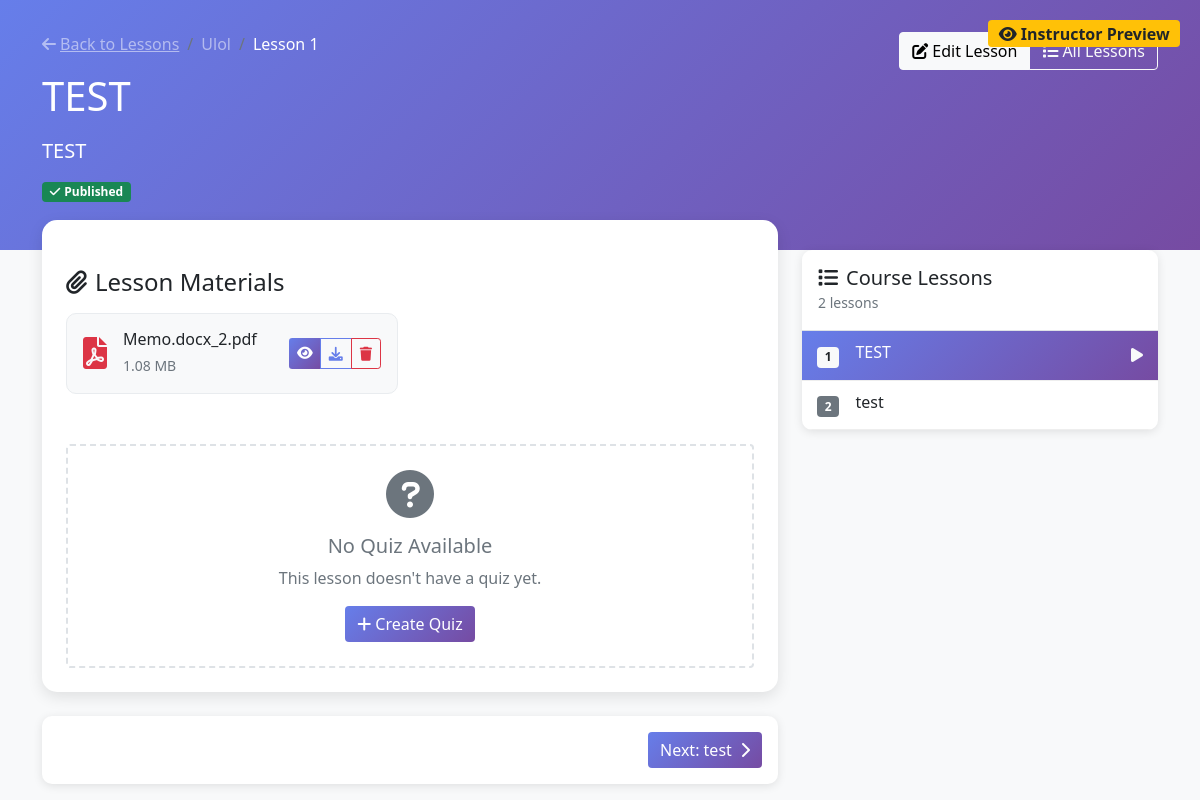
The app's page /instructor/view-lesson.php?id=1 (signed in) with its own data.
### tables this page shows
CREATE TABLE `lessons` (
  `id` int(11) NOT NULL,
  `course_id` int(11) NOT NULL,
  `title` varchar(200) NOT NULL,
  `description` text DEFAULT NULL,
  `content` longtext DEFAULT NULL,
  `video_url` varchar(500) DEFAULT NULL,
  `video_duration` int(11) DEFAULT 0,
  `lesson_order` int(11) NOT NULL,
  `is_preview` tinyint(1) DEFAULT 0,
  `attachments` longtext DEFAULT NULL CHECK (json_valid(`attachments`)),
  `quiz_id` int(11) DEFAULT NULL,
  `is_published` tinyint(1) DEFAULT 1,
  `created_at` timestamp NOT NULL DEFAULT current_timestamp(),
  `updated_at` timestamp NOT NULL DEFAULT current_timestamp() ON UPDATE current_timestamp()
);

CREATE TABLE `courses` (
  `id` int(11) NOT NULL,
  `title` varchar(200) NOT NULL,
  `description` text NOT NULL,
  `short_description` varchar(500) DEFAULT NULL,
  `instructor_id` int(11) NOT NULL,
  `category_id` int(11) NOT NULL,
  `price` decimal(10,2) DEFAULT 0.00,
  `is_free` tinyint(1) DEFAULT 1,
  `thumbnail` varchar(255) DEFAULT NULL,
  `video_preview` varchar(255) DEFAULT NULL,
  `level` enum('beginner','intermediate','advanced') DEFAULT 'beginner',
  `duration_hours` int(11) DEFAULT 0,
  `language` varchar(50) DEFAULT 'English',
  `requirements` text DEFAULT NULL,
  `what_you_learn` text DEFAULT NULL,
  `is_published` tinyint(1) DEFAULT 0,
  `is_featured` tinyint(1) DEFAULT 0,
  `enrollment_count` int(11) DEFAULT 0,
  `rating_average` decimal(3,2) DEFAULT 0.00,
  `rating_count` int(11) DEFAULT 0,
  `created_at` timestamp NOT NULL DEFAULT current_timestamp(),
  `updated_at` timestamp NOT NULL DEFAULT current_timestamp() ON UPDATE current_timestamp()
);

### instructor/view-lesson.php (the view, shortened to what the rows shown need)
<?php
require_once __DIR__ . '/../classes/Lesson.php';
$lesson_id = isset($_GET['id']) ? (int)$_GET['id'] : 0;
$lesson = new Lesson();
$lesson_data = $lesson->getLessonById($lesson_id);
$course_id = $lesson_data['course_id'];
$course_lessons = $lesson->getLessonsByCourse($course_id);
$next_lesson = null;
for ($i = 0; $i < count($course_lessons); $i++) {
    if ($course_lessons[$i]['id'] == $lesson_id) {
        $next_lesson = $i < count($course_lessons) - 1 ? $course_lessons[$i + 1] : null;
        break;
    }
}
?>
<!DOCTYPE html>
<html lang="en">
<head>
    <link href="https://cdn.jsdelivr.net/npm/bootstrap@5.1.3/dist/css/bootstrap.min.css" rel="stylesheet">
    <link href="https://cdnjs.cloudflare.com/ajax/libs/font-awesome/6.0.0/css/all.min.css" rel="stylesheet">
</head>
<body>
    <div class="lesson-header">
        <div class="container">
            <div class="row">
                <div class="col-lg-8">
                    <nav aria-label="breadcrumb" class="mb-3">
                        <ol class="breadcrumb">
                            <li class="breadcrumb-item">
                                <a href="lessons.php?course_id=<?php echo $course_id; ?>" class="text-white-50">
                                </a>
                            </li>
                            <li class="breadcrumb-item text-white-50"><?php echo htmlspecialchars($lesson_data['course_title']); ?></li>
                            <li class="breadcrumb-item active text-white">Lesson <?php echo $lesson_data['lesson_order']; ?></li>
                        </ol>
                    </nav>
                    <h1 class="mb-3"><?php echo htmlspecialchars($lesson_data['title']); ?></h1>
                    <?php if ($lesson_data['description']): ?>
                        <p class="lead mb-3"><?php echo htmlspecialchars($lesson_data['description']); ?></p>
                    <?php endif; ?>
                    <div class="d-flex flex-wrap gap-2 mb-3">
                        <?php if (!$lesson_data['is_published']): ?>
                            <span class="badge bg-warning text-dark">
                                <i class="fas fa-draft2digital me-1"></i>Draft
                            </span>
                        <?php else: ?>
                            <span class="badge bg-success">
                            </span>
                        <?php endif; ?>
                    </div>
                </div>
            </div>
        </div>
    </div>
    <div class="container">
        <div class="row">
            <div class="col-lg-8">
                <div class="lesson-nav p-3">
                    <div class="d-flex justify-content-between align-items-center">
                        <div>
                            <?php if ($next_lesson): ?>
                                <a href="view-lesson.php?id=<?php echo $next_lesson['id']; ?>" class="btn btn-primary">
                                    Next: <?php echo htmlspecialchars(substr($next_lesson['title'], 0, 30)) . (strlen($next_lesson['title']) > 30 ? '...' : ''); ?>
                                    <i class="fas fa-chevron-right ms-1"></i>
                                </a>
                            <?php endif; ?>
                        </div>
                    </div>
                </div>
            </div>
            <div class="col-lg-4">
                <div class="lesson-sidebar">
                    <?php foreach ($course_lessons as $index => $course_lesson): ?>
                        <div class="lesson-list-item <?php echo $course_lesson['id'] == $lesson_id ? 'active' : ''; ?>"
                             onclick="window.location.href='view-lesson.php?id=<?php echo $course_lesson['id']; ?>'">
                            <div class="d-flex align-items-start">
                                <div class="me-3">
                                    <span class="badge <?php echo $course_lesson['id'] == $lesson_id ? 'bg-light text-dark' : 'bg-secondary'; ?>">
                                        <?php echo $course_lesson['lesson_order']; ?>
                                    </span>
                                </div>
                                <div class="flex-grow-1">
                                    <h6 class="mb-1"><?php echo htmlspecialchars($course_lesson['title']); ?></h6>
                                </div>
                                <?php if ($course_lesson['id'] == $lesson_id): ?>
                                    <div class="ms-2">
                                        <i class="fas fa-play text-light"></i>
                                    </div>
                                <?php endif; ?>
                            </div>
                        </div>
                    <?php endforeach; ?>
                </div>
            </div>
        </div>
    </div>
</body>
</html>

### records on screen
lessons: course.title "Ulol", lesson_order "1", title "TEST", description "TEST"
lessons: title "test", lesson_order "2"

### other values on screen
$attachment['original_name'] "Memo.docx_2.pdf"
formatFileSize($attachment['size']) "1.08 MB"
count($course_lessons) "2"
